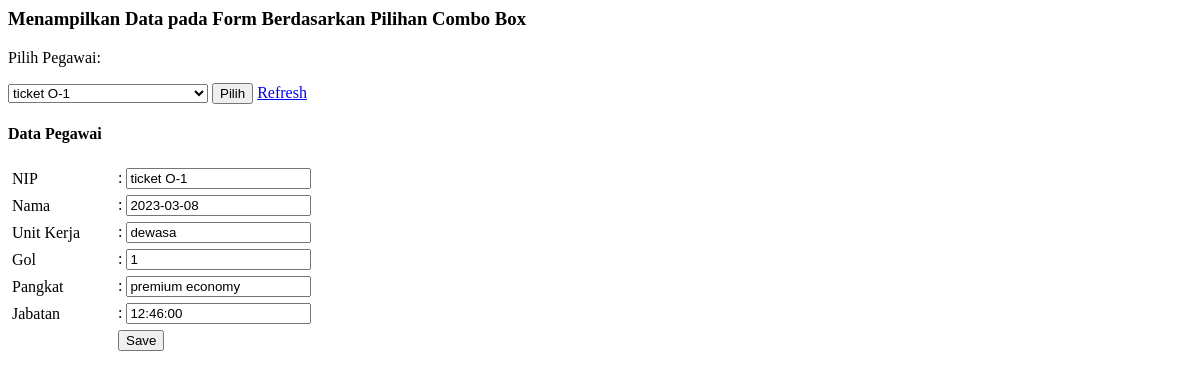
Before: /mull_add_new_field_js/form.php?id_ticket=1 with the older database file.
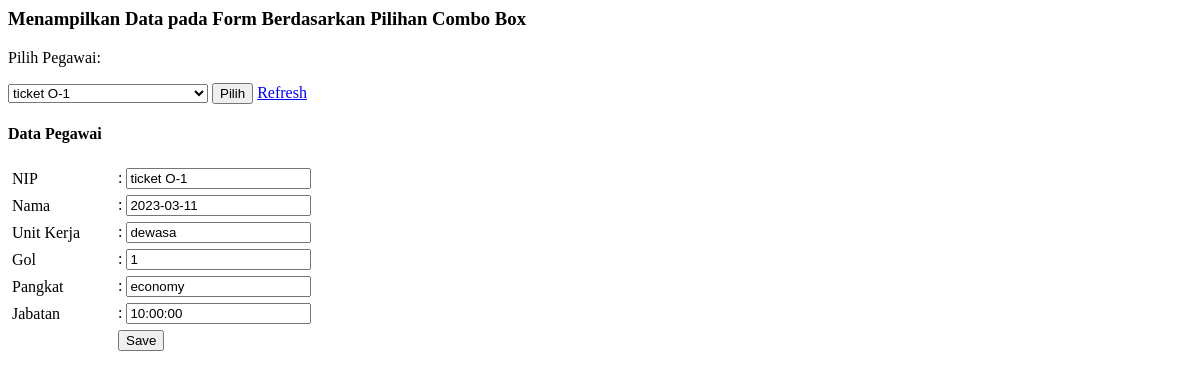
After: the same page with the newer database file.
### tables this page shows
CREATE TABLE `ticket` (
  `id_ticket` text DEFAULT NULL,
  `name` varchar(100) DEFAULT NULL,
  `harga` int(200) DEFAULT NULL,
  `kelas_penerbangan` enum('economy','premium economy','vip','vvip') DEFAULT NULL,
  `tanggal_pergi` date DEFAULT NULL,
  `waktu_keberangkatan` time DEFAULT NULL,
  `waktu_tiba` time NOT NULL,
  `type_pasenger` enum('dewasa','remaja','anak_anak') DEFAULT NULL,
  `dari` enum('jakarta','bandung','aceh') NOT NULL,
  `menuju` enum('bali','buol','sulut','kalut','jepang','australia','new zealand') NOT NULL,
  `stock` int(11) NOT NULL
);

### mull_add_new_field_js/form.php (the view, shortened to what this page needs)
<html>
    <head>
    </head>
    <body>
        <h3>Menampilkan Data pada Form Berdasarkan Pilihan Combo Box</h3>
        <form action="<?php echo $_SERVER["PHP_SELF"];?>" method="GET">
            <p>Pilih Pegawai:</p>
            <select name="id_ticket" style="width:200px;">
               <?php
                $konek=mysqli_connect("localhost", "root", "", "travego_");
                $query    =mysqli_query($konek, "SELECT * FROM ticket ORDER BY id_ticket");
                while ($data = mysqli_fetch_array($query)) {
                ?>
                <option value="<?=$data['id_ticket'];?>"><?php echo $data['name'];?></option>
                <?php
                }
                ?>
            </select>
            <input type="submit" value="Pilih">
            <a href="form.php">Refresh</a>
        </form>
        <h4>Data Pegawai</h4>
        <?php
        if (isset($_GET['id_ticket'])) {
            $id_ticket=$_GET['id_ticket'];
            $tamPeg=mysqli_query($konek, "SELECT * FROM ticket WHERE id_ticket='$id_ticket'");
            $tpeg = mysqli_fetch_array($tamPeg);
        ?>
        <form action="#" method="POST">
        <table border="0" cellpadding="2">
            <tr>
                <td width="100">NIP</td>
                <td width="280">: <input type="text" name="name" value="<?php echo $tpeg['name']; ?>" /></td>
            </tr>
            <tr>
                <td>Nama</td>
                <td>: <input type="text" name="tanggal_pergi" value="<?php echo $tpeg['tanggal_pergi']; ?>" /></td>
            </tr>
            <tr>
                <td>Unit Kerja</td>
                <td>: <input type="text" name="type_pasenger" value="<?php echo $tpeg['type_pasenger']; ?>" /></td>
            </tr>
            <tr>
                <td>Gol</td>
                <td>: <input type="text" name="id_ticket" value="<?php echo $tpeg['id_ticket']; ?>" /></td>
            </tr>
            <tr>
                <td>Pangkat</td>
                <td>: <input type="text" name="kelas_penerbangan" value="<?php echo $tpeg['kelas_penerbangan']; ?>" /></td>
            </tr>
            <tr>
                <td>Jabatan</td>
                <td>: <input type="text" name="waktu_keberangkatan" value="<?php echo $tpeg['waktu_keberangkatan']; ?>" /></td>
            </tr>
            <tr>
                <td></td>
                <td>  <input type="submit" value="Save"></td>
            </tr>
        </table>
        </form>
        <?php
        }
        ?>
    </body>
</html>

Changed rows visible on the page:
changed ticket "ticket O-1": tanggal_pergi "2023-03-08" → "2023-03-11"; kelas_penerbangan "premium economy" → "economy"; waktu_keberangkatan "12:46:00" → "10:00:00"
